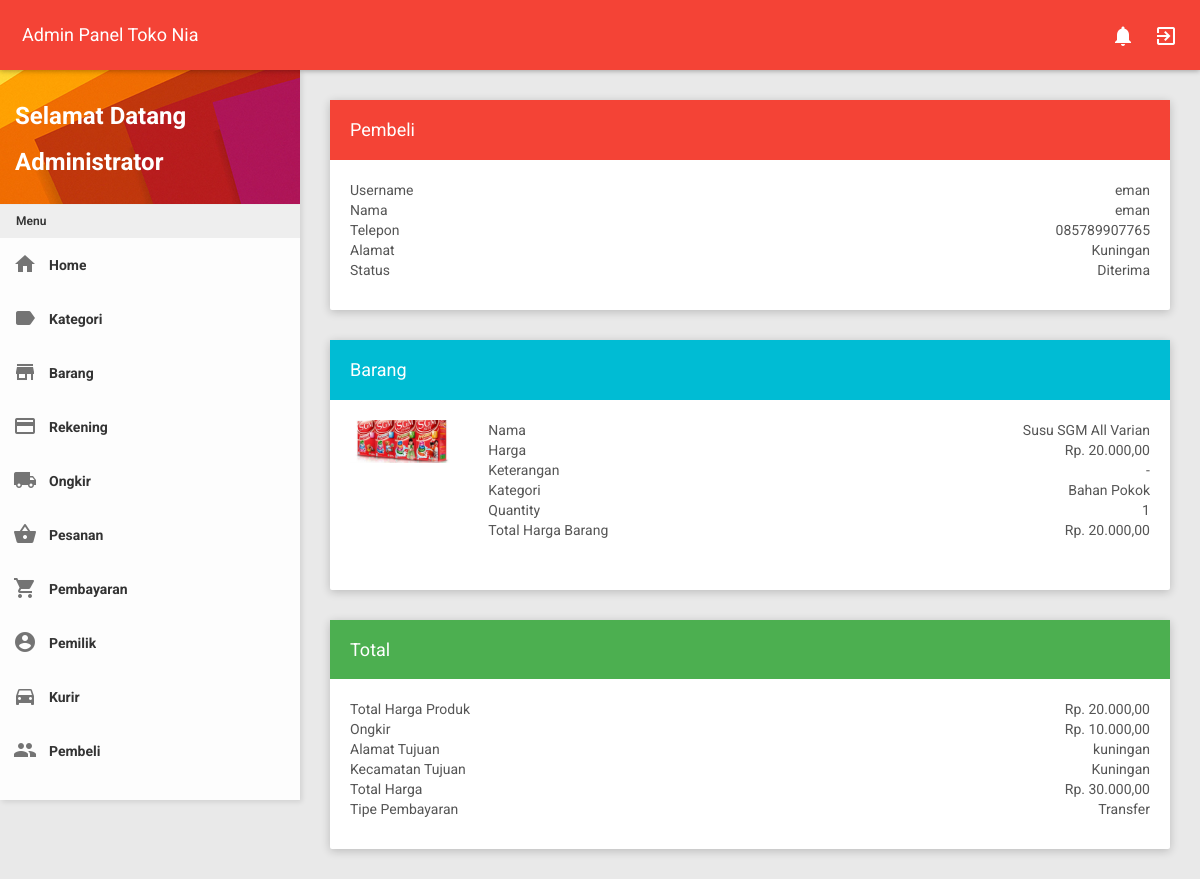
Page /admin/admin.php?page=pesanan&act=detail&id=28 (signed in) on the committed database.
### tables this page shows
CREATE TABLE `pesanan` (
  `id_pesanan` int(11) NOT NULL,
  `id_pembeli` int(11) NOT NULL,
  `id_kurir` int(11) DEFAULT NULL,
  `id_ongkir` int(11) DEFAULT NULL,
  `status` enum('pesan','proses','menunggu','dikirim','diterima','bayar') NOT NULL,
  `alamat` text,
  `kecamatan` varchar(250) DEFAULT NULL,
  `ongkir` int(11) DEFAULT NULL,
  `tanggal` datetime NOT NULL DEFAULT CURRENT_TIMESTAMP
);

CREATE TABLE `pembeli` (
  `id_pembeli` int(11) NOT NULL,
  `username` varchar(250) NOT NULL,
  `password` varchar(250) NOT NULL,
  `nama` varchar(250) NOT NULL,
  `jenis_kelamin` varchar(250) NOT NULL,
  `telepon` varchar(250) NOT NULL,
  `alamat` text NOT NULL
);

CREATE TABLE `pesanan_detail` (
  `id_pesanan` int(11) NOT NULL,
  `id_barang` int(11) NOT NULL,
  `quantity` int(11) NOT NULL
);

CREATE TABLE `barang` (
  `id_barang` int(11) NOT NULL,
  `id_kategori` int(11) NOT NULL,
  `nama` varchar(250) NOT NULL,
  `harga` int(11) NOT NULL,
  `gambar` varchar(250) NOT NULL,
  `keterangan` text NOT NULL,
  `tanggal` datetime NOT NULL DEFAULT CURRENT_TIMESTAMP,
  `stok` int(11) NOT NULL
);

CREATE TABLE `kategori` (
  `id_kategori` int(11) NOT NULL,
  `nama` varchar(250) NOT NULL
);

### admin/page/pesanan/detail.php (the view, shortened to what this page needs)
<?php
if (isset($_GET['id']) && $_GET['id'] != '') {
  $id = $_GET['id'];
  $sql = "SELECT pe.id_pesanan,pe.status,pl.nama, pl.username, pl.telepon, pl.alamat, pe.ongkir, pe.alamat AS alamat_tujuan,
  (SELECT SUM((SELECT (pr.harga * pd.quantity) FROM barang pr WHERE pr.id_barang = pd.id_barang))
  FROM pesanan_detail pd WHERE pd.id_pesanan = pe.id_pesanan) as total_harga_barang, pe.kecamatan AS kecamatan_tujuan , pb.tipe_pembayaran
  FROM pesanan pe LEFT JOIN pembeli pl ON pe.id_pembeli = pl.id_pembeli LEFT JOIN pembayaran pb ON pb.id_pesanan = pe.id_pesanan
  WHERE pe.id_pesanan = :id";
  $stmt = $pdo->prepare($sql);
  $stmt->bindValue(':id',$id);
  $stmt->execute();
  $row = $stmt->fetch();
  ?>
        <div class="container-fluid">
            <div class="row clearfix">
                <div class="col-12">
                    <div class="card">
                        <div class="header bg-red">
                            <h2>
                                Pembeli
                            </h2>
                        </div>
                        <div class="body">
                            <ul class="" style="list-style: none; padding-inline-start: 0px;">
                                <li>
                                  Username
                                  <span class="pull-right "><?=$row['username']?></span>
                                </li>
                                <li>
                                  Nama
                                  <span class="pull-right "><?=$row['nama']?></span>
                                </li>
                                <li>
                                  Telepon
                                  <span class="pull-right "><?=$row['telepon']?></span>
                                </li>
                                <li>
                                  Alamat
                                  <span class="pull-right "><?=$row['alamat']?></span>
                                </li>
                                <li>
                                  Status
                                  <span class="pull-right "><?=ucfirst($row['status'])?></span>
                                </li>
                              </ul>
                        </div>
                    </div>
                </div>
                <div class="col-12">
                    <div class="card">
                        <div class="header bg-cyan">
                            <h2>
                                Barang
                            </h2>
                        </div>
                        <div class="body">
                          <?php
                            $sql_d = "SELECT pr.id_barang,pr.nama,pr.harga,pr.gambar,pr.keterangan,pr.stok,pr.tanggal,ka.nama AS nama_kategori,pd.quantity FROM pesanan_detail pd LEFT JOIN barang pr ON pd.id_barang = pr.id_barang LEFT JOIN kategori ka ON pr.id_kategori = ka.id_kategori WHERE pd.id_pesanan = :id ORDER BY pr.nama ASC";
                            $stmt_d = $pdo->prepare($sql_d);
                            $stmt_d->bindValue(':id',$id);
                            $stmt_d->execute();
                            $i = 1;
                            while($row_d = $stmt_d->fetch()){?>
                              <div class="row">
                                <div class="col-12 col-md-2">
                                  <img class="img-fluid" src="<?=BASE_URL.$row_d["gambar"];?>" width="100px" height="auto">
                                </div>
                                <div class="col-12 col-md-10">
                                  <ul class="" style="list-style: none;    padding-inline-start: 0px;">
                                    <li>
                                      Nama
                                      <span class="pull-right "><?=$row_d['nama']?></span>
                                    </li>
                                    <li>
                                      Harga
                                      <span class="pull-right ">Rp. <?=number_format($row_d['harga'], 2, ",", ".")?></span>
                                    </li>
                                    <li>
                                      Keterangan
                                      <span class="pull-right "><?=$row_d['keterangan']?></span>
                                    </li>
                                    <li>
                                      Kategori
                                      <span class="pull-right "><?=$row_d['nama_kategori']?></span>
                                    </li>
                                    <li>
                                      Quantity
                                      <span class="pull-right "><?=$row_d['quantity']?></span>
                                    </li>
                                    <li>
                                      Total Harga Barang
                                      <span class="pull-right ">Rp. <?=(number_format($row_d['harga'] * $row_d['quantity'], 2, ",", "."))?></span>
                                    </li>
                                  </ul>
                                </div>
                              </div>
                            <?php $i++;}?>
                        </div>
                    </div>
                </div>
                <div class="col-12">
                    <div class="card">
                        <div class="header bg-green">
                            <h2>
                                Total
                            </h2>
                        </div>
                        <div class="body">
                          <ul class="" style="list-style: none;    padding-inline-start: 0px;">
                            <li>
                              Total Harga Produk
                              <span class="pull-right ">
                              Rp. <?=number_format($row['total_harga_barang'], 2, ",", ".")?>
                              </span>
                            </li>
                            <li>
                              Ongkir
                              <span class="pull-right">
                              Rp. <?=number_format($row['ongkir'], 2, ",", ".")?>
                              </span>
                            </li>
                            <li>
                              Alamat Tujuan
                              <span class="pull-right">
                              <?=$row['alamat_tujuan'];?>
                              </span>
                            </li>
                            <li>
                              Kecamatan Tujuan
                              <span class="pull-right">
                              <?=$row['kecamatan_tujuan'];?>
                              </span>
                            </li>
                            <li>
                              Total Harga
                              <span class="pull-right">
                              Rp. <?=number_format($row['total_harga_barang']+$row['ongkir'], 2, ",", ".")?>
                              </span>
                            </li>
                            <li>
                              Tipe Pembayaran
                              <span class="pull-right">
                              <?=ucfirst($row['tipe_pembayaran']);?>
                              </span>
                        </div>
                    </div>
                </div>
            </div>
        </div>
<?php } ?>

### rows in the picture
pesanan: id_pembeli.username "eman", id_pembeli.nama "eman", id_pembeli.telepon "085789907765", id_pembeli.alamat "Kuningan", status "Diterima", ongkir "10.000,00", alamat "kuningan", kecamatan "Kuningan"
pesanan_detail: id_barang.gambar (picture), id_barang.nama "Susu SGM All Varian", id_barang.harga "20.000,00", id_barang.keterangan "-", kategori.nama "Bahan Pokok", quantity "1", $row_d['harga'] * $row_d['quantity'] "20.000,00"

### other values in the picture
$_SESSION['nama'] "Administrator"
$row['total_harga_barang'] "20.000,00"
$row['total_harga_barang']+$row['ongkir'] "30.000,00"
$row['tipe_pembayaran'] "Transfer"
